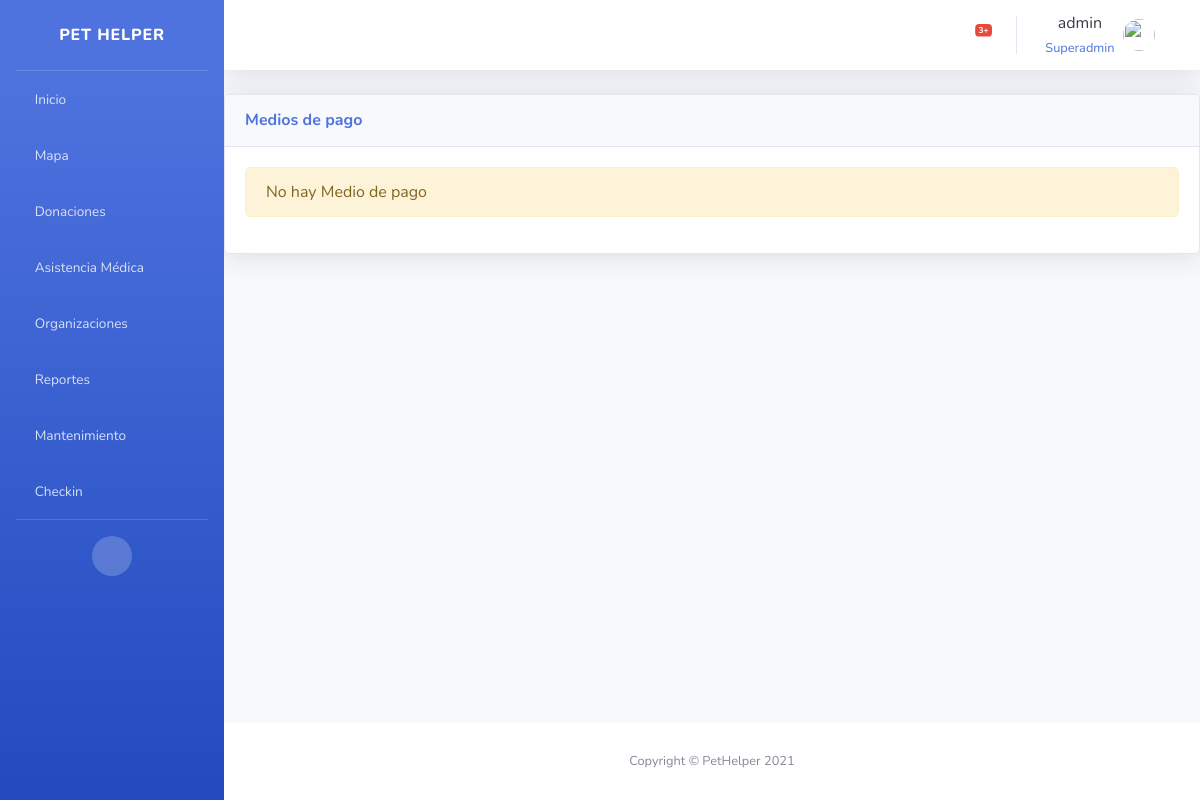
The app's page /medioPago/ (signed in), older data.
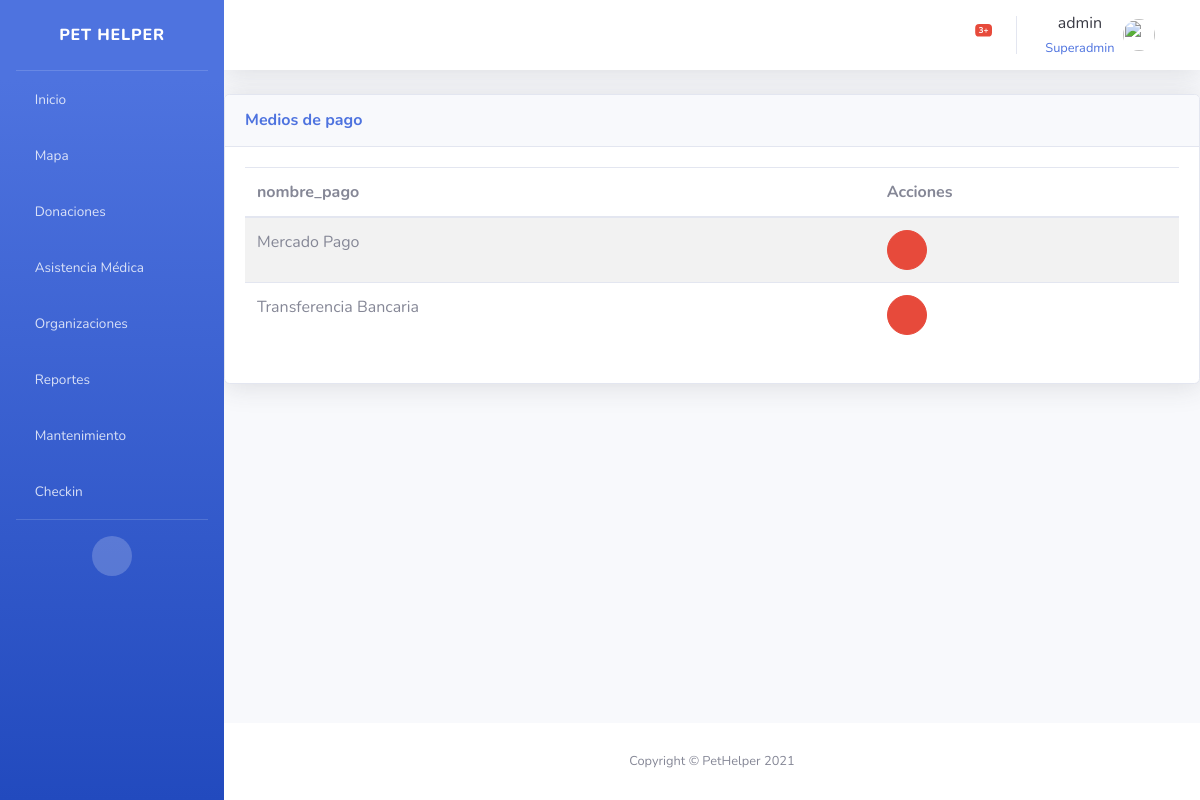
The same page, newer data.
### donacionV2/models.py (models this page shows, shortened)
class Medio_Pago(ClaseModelo):
    nombre_pago = models.CharField(max_length=100)
    imagen = models.ImageField(upload_to="pagos", null=True, blank=True)
    class Meta:
        verbose_name_plural = 'medios_pagos'

### donacionV2/views.py (the view)
# urls.py: path('medioPago/', login_required(MedioPagoView.as_view()), name='medioPago_list'),
class MedioPagoView(generic.ListView):
    model = Medio_Pago
    template_name = "donacionV2/medioPago_list.html"
    context_object_name = "obj"
    login_url = 'bases/login.html'

### donacionV2/templates/donacionV2/medioPago_list.html (shortened to what this page needs)
{% extends 'base/base.html' %} {% block page_content %}
<div class="card shadow mb-4">
    <div class="card-header py-3 d-flex flex-row align-items-center justify-content-between">
        <h6 class="m-0 font-weight-bold text-primary">Medios de pago</h6>
        <div class="dropdown no-arrow">
            <a class="dropdown-toggle" href="#" role="button" id="dropdownMenuLink" data-toggle="dropdown" aria-haspopup="true" aria-expanded="false">
                <i class="fas fa-ellipsis-v fa-sm fa-fw text-gray-400"></i>
            </a>
        </div>
    </div>
    <div class="card-body">
        {% if not obj %}
        <div class="alert alert-warning" role="alert">No hay Medio de pago</div>
        {% else %}
        <table class="table table-striped table-hover">
            <thead>
                <th>nombre_pago</th>
                <th class="all">Acciones</th>
            </thead>
            <tbody>
                {% for item in obj %}
                <tr>
                    <td>{{ item.nombre_pago }}</td>
                    <td>
                        <button onclick="abrir_modal_eliminar('{% url 'donacionV2:medioPago_del' item.id %}')" class="btn btn-danger btn-circle" role="button" data-toggle="modal" data-target="#eliminar"><i class="far fa-trash-alt"></i></button>
                    </td>
                </tr>
                {% endfor %}
            </tbody>
        </table>
        {% endif %}
    </div>
</div>
{% endblock %}

Row changes from the older to the newer data that the page shows:
added Medio_Pago: nombre_pago "Mercado Pago"
added Medio_Pago: nombre_pago "Transferencia Bancaria"
Text that changed along with them:
text no longer shown: "No hay Medio de pago"
text now shown: "nombre_pago Acciones"
